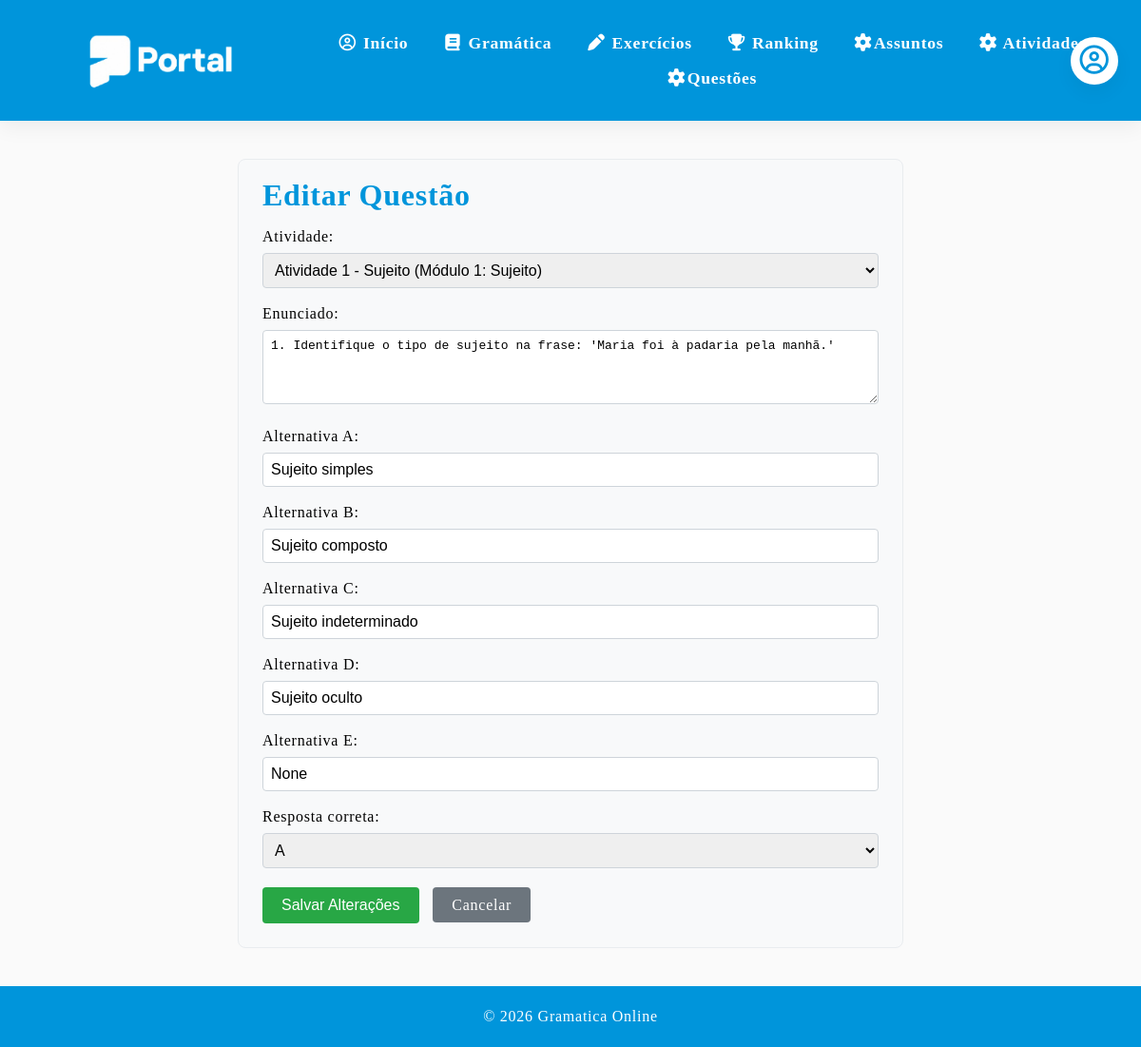
Screenshot of /editar_questao/1 with the database file from the repository.
### models.py (models this page shows)
class Questao(db.Model):
    __tablename__ = "questao"
    id = db.Column(db.Integer, primary_key=True)
    enunciado = db.Column(db.Text, nullable=False)
    alternativa_a = db.Column(db.Text, nullable=True)
    alternativa_b = db.Column(db.Text, nullable=True)
    alternativa_c = db.Column(db.Text, nullable=True)
    alternativa_d = db.Column(db.Text, nullable=True)
    alternativa_e = db.Column(db.Text, nullable=True)
    resposta_correta = db.Column(db.String(1), nullable=True)
    atividade_id = db.Column(db.Integer, db.ForeignKey("atividade.id"), nullable=False)
    atividade = db.relationship("Atividade", back_populates="questoes")

class Atividade(db.Model):
    __tablename__ = "atividade"
    id = db.Column(db.Integer, primary_key=True)
    nome = db.Column(db.String(150), nullable=True)
    dificuldade = db.Column(db.String(50), nullable=True)
    assunto_id = db.Column(db.Integer, db.ForeignKey("assunto.id"), nullable=False)
    assunto = db.relationship("Assunto", back_populates="atividades")
    questoes = db.relationship("Questao", back_populates="atividade", lazy=True, cascade="all, delete-orphan")

### app.py (the view, shortened to what this page needs)
@app.route('/editar_questao/<int:id>', methods=['GET', 'POST'])
def editar_questao(id):
    questao = Questao.query.get_or_404(id)
    atividades = Atividade.query.all()
    return render_template("editar_questao.html", questao=questao, atividades=atividades)

### templates/editar_questao.html (shortened to what this page needs)
{% extends "base.html" %}
{% block conteudo %}
    <div class="form-container">
        <h2>Editar Questão</h2>
        <form method="POST">
            <div class="campo">
                <label>Atividade:</label>
                <select name="atividade_id" required>
                    {% for ativ in atividades %}
                    <option value="{{ ativ.id }}" {% if ativ.id == questao.atividade_id %}selected{% endif %}>
                        {{ ativ.nome }} ({{ ativ.assunto.nome }})
                    </option>
                    {% endfor %}
                </select>
            </div>
            <div class="campo">
                <label>Enunciado:</label>
                <textarea name="enunciado" rows="4" required>{{ questao.enunciado }}</textarea>
            </div>
            <div class="campo">
                <label>Alternativa A:</label>
                <input type="text" name="alternativa_a" value="{{ questao.alternativa_a }}" required>
            </div>
            <div class="campo">
                <label>Alternativa B:</label>
                <input type="text" name="alternativa_b" value="{{ questao.alternativa_b }}" required>
            </div>
            <div class="campo">
                <label>Alternativa C:</label>
                <input type="text" name="alternativa_c" value="{{ questao.alternativa_c }}" required>
            </div>
            <div class="campo">
                <label>Alternativa D:</label>
                <input type="text" name="alternativa_d" value="{{ questao.alternativa_d }}" required>
            </div>
            <div class="campo">
                <label>Alternativa E:</label>
                <input type="text" name="alternativa_e" value="{{ questao.alternativa_e }}" required>
            </div>
            <div class="campo">
                <label>Resposta correta:</label>
                <select name="resposta_correta" required>
                    <option value="A" {% if questao.resposta_correta == 'A' %}selected{% endif %}>A</option>
                </select>
            </div>
            <div class="botoes">
                <button type="submit" class="btn-salvar">Salvar Alterações</button>
                <a href="{{ url_for('listar_questoes') }}" class="btn-cancelar">Cancelar</a>
            </div>
        </form>
    </div>
{% endblock %}

### static/css/style.css (style rules this page uses)
:root { --primary-blue: #0095DB; --secondary-blue: #D5F7FF; --primary-pink: #FFAFCC; --secondary-pink: #FFECF4; --pink: #FF477E; --mint-green: #DFFCF4; --success-green: #00966D; --soft-purple: #DDD0F8; --soft-yellow: #FFF0D4; --yellow: #F4B740; --bg-light: #FAFAFA; --gray-light: #EDEDED; --gray-medium: #D6D8E7; --text-dark: #14142B; --shadow-soft: 0 8px 20px rgba(0, 0, 0, 0.05); }
* { margin: 0; padding: 0; box-sizing: border-box; }
body { font-family: 'Basier Square'; font-weight: 400; font-size: 1.0em; line-height: 1.5em; letter-spacing: 0.75px; background-color: var(--bg-light); */ }
h2 { color: var(--primary-blue); margin-bottom: 20px; font-size: 2rem; }
.btn-salvar { background-color: #00BA88; font-size: 1.0em; }

### templates/editar_questao.html (style rules this page uses)
.form-container { max-width: 700px; margin: 30px auto; background: #f8f9fa; padding: 25px; border-radius: 8px; border: 1px solid #e9ecef; }
.campo { margin-bottom: 15px; }
.campo label { display: block; margin-bottom: 5px; font-weight: 500; }
.campo input, .campo textarea, .campo select { width: 100%; padding: 8px; border: 1px solid #ced4da; border-radius: 4px; font-size: 1em; }
.botoes { margin-top: 20px; }
.btn-salvar { background: #28a745; color: white; border: none; padding: 10px 20px; border-radius: 4px; cursor: pointer; margin-right: 10px; }
.btn-cancelar { background: #6c757d; color: white; padding: 10px 20px; border-radius: 4px; text-decoration: none; }

### rows the page displays
Questao: atividade_id "Atividade 1 - Sujeito (Módulo 1: Sujeito)", enunciado "1. Identifique o tipo de sujeito na frase: 'Maria foi à padaria pela manhã.'", alternativa_a "Sujeito simples", alternativa_b "Sujeito composto", alternativa_c "Sujeito indeterminado", alternativa_d "Sujeito oculto", alternativa_e "None"
